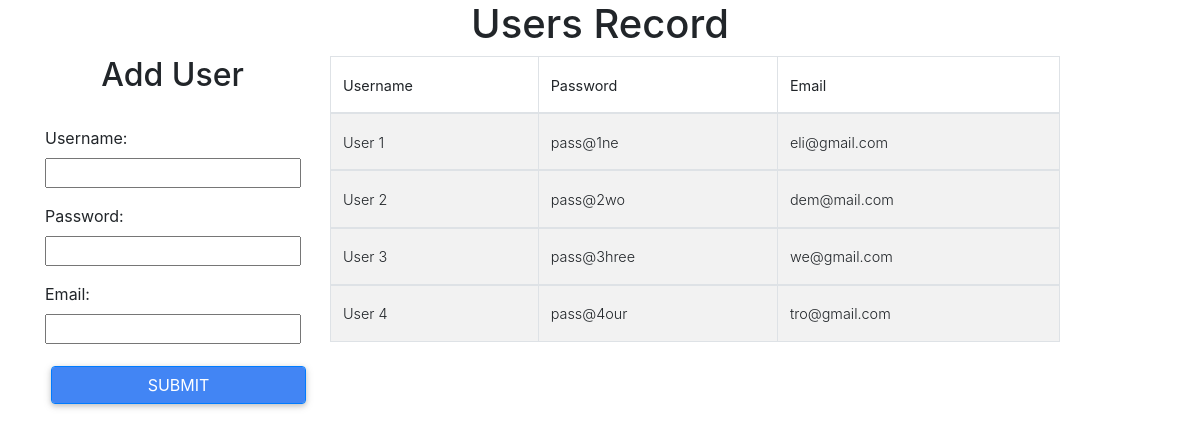
The page / on the database its author committed.
### users_data/models.py (models this page shows, shortened)
class UserDetails(models.Model):
    username = models.CharField(null=False, blank=False, max_length=255, unique=True)
    password = models.CharField(null=False, blank=False, max_length=255, unique=True)
    email    = models.EmailField(null=False, blank=False, max_length=255, unique=True)
    class Meta:
        verbose_name = "User Details"

### users_data/views.py (the view, shortened to what this page needs)
# urls.py: path('', create_user_view, name="create"),
def create_user_view(request):
    user_obj = UserDetails.objects.all()
    form = CreateUserForm()
    template = "create.html"
    context = {
        "form"  : form,
        'users' : user_obj,
    }
    return render(request, template, context)

### users_data/forms.py
class CreateUserForm(forms.ModelForm):
    class Meta:
        model = UserDetails
        fields = '__all__'

### templates/create.html (shortened to what this page needs)
{% load static %}
<!DOCTYPE html>
<html lang="en">
<head>
    <link rel="stylesheet" type="text/css" href="{% static 'css/mdb.min.css' %}" />
	<link rel="stylesheet" type="text/css" href="{% static 'css/bootstrap.min.css' %}" />
    <link rel="stylesheet" type="text/css" href="{% static 'css/font-awesome.min.css' %}">
</head>
<body>
    <div class="container">
        <h1 align="center">Users Record </h1>
        <div class="row">
            <div class="col-sm-3 col-md-3 col-lg-3">
                <h2 align="center">Add User</h2><br/>
                <form method="POST" action="{% url 'create' %}">
                    {{ form.as_p }}
                    <button class="btn btn-primary form-control" type="submit">SUBMIT</button>
                </form>
            </div>
            <div class="col-sm-8 col-md-8 col-lg-8">
                <table id="usersTable" class="table table-md table-striped table-hover table-bordered table-responsive-md">
                    <thead>
                        <tr>
                            <th>Username</th>
                            <th>Password</th>
                            <th>Email</th>
                        </tr>
                    </thead>
                    {% if users %}
                    {% for user in users %}
                    <tbody>
                        <tr id="user-{{user.id}}">
                            <td>{{user.username}}</td>
                            <td>{{user.password}}</td>
                            <td>{{user.email}}</td>
                        </tr>
                    </tbody>
                    {% endfor %}
                    {% else %}
                    <span class="blockquote"> No User Data Found </span>
                    {% endif %}
                </table>
            </div>
        </div>
    </div>
</body>
</html>

### rows shown on the page
UserDetails: username "User 1", password "pass@1ne", email "eli@gmail.com"
UserDetails: username "User 2", password "pass@2wo", email "dem@mail.com"
UserDetails: username "User 3", password "pass@3hree", email "we@gmail.com"
UserDetails: username "User 4", password "pass@4our", email "tro@gmail.com"
